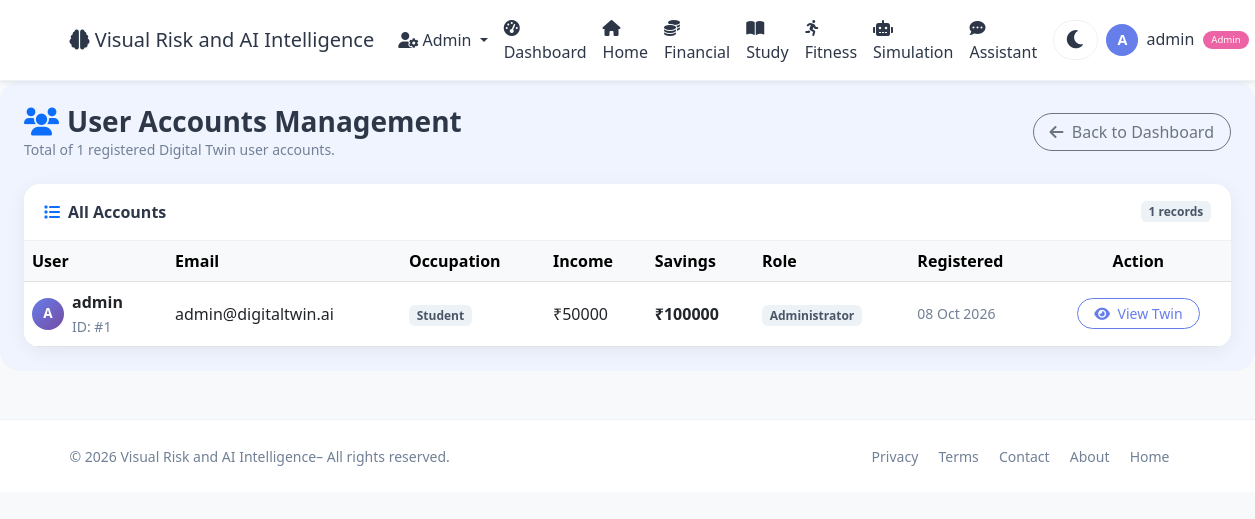
The app's page /admin/users (signed in) with its own data.
### instance/app.py (models this page shows, shortened)
class User(UserMixin, db.Model):
    id = db.Column(db.Integer, primary_key=True)
    username = db.Column(db.String(80), unique=True, nullable=False)
    email = db.Column(db.String(120), unique=True, nullable=False)
    password_hash = db.Column(db.String(200), nullable=False)
    age = db.Column(db.Integer, default=25)
    occupation = db.Column(db.String(100), default='Student')
    monthly_income = db.Column(db.Float, default=50000)
    monthly_expenses = db.Column(db.Float, default=35000)
    savings = db.Column(db.Float, default=100000)
    study_hours_per_week = db.Column(db.Float, default=20)
    fitness_hours_per_week = db.Column(db.Float, default=5)
    sleep_hours_per_day = db.Column(db.Float, default=7)
    created_at = db.Column(db.DateTime, default=datetime.utcnow)
    is_admin = db.Column(db.Boolean, default=False)
    transactions = db.relationship('Transaction', backref='user', lazy=True)
    study_logs = db.relationship('StudyLog', backref='user', lazy=True)
    fitness_logs = db.relationship('FitnessLog', backref='user', lazy=True)
    goals = db.relationship('Goal', backref='user', lazy=True)

### instance/app.py (the view)
@app.route('/admin/users')
@login_required
def admin_users():
    if not current_user.is_admin:
        flash('Admin access required.')
        return redirect(url_for('user_dashboard'))
    users = User.query.all()
    return render_template('admin/users.html', users=users)

### instance/app.py (called while the page is built)
@app.context_processor
def utility_processor():
    return dict(datetime=datetime)

@login_manager.user_loader
def load_user(user_id):
    return User.query.get(int(user_id))

### templates/admin/users.html (shortened to what this page needs)
{% extends "base.html" %}
{% block content %}
<div class="users-wrapper">
    <div class="d-flex justify-content-between align-items-center mb-4">
        <div>
            <h3 class="fw-bold mb-0"><i class="fas fa-users text-primary me-2"></i>User Accounts Management</h3>
            <p class="text-muted small mb-0">Total of {{ users|length }} registered Digital Twin user accounts.</p>
        </div>
        <a href="{{ url_for('admin_dashboard') }}" class="btn btn-outline-secondary rounded-pill px-3">
            <i class="fas fa-arrow-left me-1"></i> Back to Dashboard
        </a>
    </div>
    <div class="card card-custom">
        <div class="card-header-custom d-flex justify-content-between align-items-center">
            <span><i class="fas fa-list text-primary me-2"></i>All Accounts</span>
            <span class="badge bg-light text-dark">{{ users|length }} records</span>
        </div>
        <div class="card-body p-0">
            <div class="table-responsive">
                <table class="table table-hover mb-0 align-middle">
                    <thead class="table-light">
                        <tr>
                            <th>User</th>
                            <th>Email</th>
                            <th>Occupation</th>
                            <th>Income</th>
                            <th>Savings</th>
                            <th>Role</th>
                            <th>Registered</th>
                            <th class="text-center">Action</th>
                        </tr>
                    </thead>
                    <tbody>
                        {% for u in users %}
                        <tr>
                            <td>
                                <div class="d-flex align-items-center">
                                    <div class="user-avatar-pill me-2">{{ u.username[0]|upper }}</div>
                                    <div>
                                        <strong class="d-block">{{ u.username }}</strong>
                                        <small class="text-muted">ID: #{{ u.id }}</small>
                                    </div>
                                </div>
                            </td>
                            <td>{{ u.email }}</td>
                            <td><span class="badge bg-light text-dark">{{ u.occupation }}</span></td>
                            <td>₹{{ u.monthly_income|round(0)|int }}</td>
                            <td class="fw-semibold">₹{{ u.savings|round(0)|int }}</td>
                            <td>
                                {% if u.is_admin %}
                                <span class="badge bg-danger-subtle text-danger">Administrator</span>
                                {% else %}
                                <span class="badge bg-primary-subtle text-primary">User</span>
                                {% endif %}
                            </td>
                            <td class="small text-muted">{{ u.created_at.strftime('%d %b %Y') if u.created_at else '-' }}</td>
                            <td class="text-center">
                                <a href="{{ url_for('admin_user_detail', user_id=u.id) }}" class="btn btn-sm btn-outline-primary rounded-pill px-3">
                                    <i class="fas fa-eye me-1"></i> View Twin
                                </a>
                            </td>
                        </tr>
                        {% endfor %}
                    </tbody>
                </table>
            </div>
        </div>
    </div>
</div>
{% endblock %}

### templates/base.html (shortened to what this page needs)
<!DOCTYPE html>
<html lang="en" data-theme="light">
<head>
    <link href="https://cdn.jsdelivr.net/npm/bootstrap@5.3.0/dist/css/bootstrap.min.css" rel="stylesheet">
    <link rel="stylesheet" href="https://cdnjs.cloudflare.com/ajax/libs/font-awesome/6.0.0/css/all.min.css">
</head>
<body>
    <nav class="navbar navbar-expand-lg navbar-light bg-white shadow-sm">
        <div class="container">
            <a class="navbar-brand" href="{{ url_for('index') }}">
                <i class="fas fa-brain"></i> Visual Risk and AI Intelligence
            </a>
            <div class="collapse navbar-collapse" id="navbarNav">
                <ul class="navbar-nav ms-auto align-items-lg-center">
                    {% if current_user.is_authenticated %}
                        {% if current_user.is_admin %}
                            <li class="nav-item dropdown">
                                <a class="nav-link dropdown-toggle" href="#" id="adminDropdown" role="button" data-bs-toggle="dropdown">
                                    <i class="fas fa-user-cog"></i> Admin
                                </a>
                            </li>
                        {% endif %}
                        <li class="nav-item">
                            <a class="nav-link" href="{{ url_for('user_dashboard') }}">
                                <i class="fas fa-tachometer-alt me-1"></i>Dashboard
                            </a>
                        </li>
                    <li class="nav-item">
                            <a class="nav-link" href="{{ url_for('index') }}">
                                <i class="fas fa-home"></i>Home
                            </a>
                        </li>
                        <li class="nav-item">
                            <a class="nav-link" href="{{ url_for('user_financial') }}">
                                <i class="fas fa-coins me-1"></i>Financial
                            </a>
                        </li>
                        <li class="nav-item">
                            <a class="nav-link" href="{{ url_for('user_study') }}">
                                <i class="fas fa-book-open me-1"></i>Study
                            </a>
                        </li>
                        <li class="nav-item">
                            <a class="nav-link" href="{{ url_for('user_fitness') }}">
                                <i class="fas fa-running me-1"></i>Fitness
                            </a>
                        </li>
                        <li class="nav-item">
                            <a class="nav-link" href="{{ url_for('user_simulation') }}">
                                <i class="fas fa-robot me-1"></i>Simulation
                            </a>
                        </li>
                        <li class="nav-item">
                            <a class="nav-link" href="{{ url_for('user_assistant') }}">
                                <i class="fas fa-comment-dots me-1"></i>Assistant
                            </a>
                        </li>
                        <li class="nav-item">
                            <button class="theme-toggle" id="themeToggle" aria-label="Toggle theme">
                                <i class="fas fa-moon"></i>
                            </button>
                        </li>
                        <li class="nav-item dropdown">
                            <a class="nav-link dropdown-toggle" href="#" id="userDropdown" role="button" data-bs-toggle="dropdown">
                                <span class="user-avatar">{{ current_user.username[0]|upper }}</span>
                                <span class="ms-1">{{ current_user.username }}</span>
                                {% if current_user.is_admin %}
                                    <span class="admin-badge">Admin</span>
                                {% endif %}
                            </a>
                        </li>
                    {% endif %}
                </ul>
            </div>
        </div>
    </nav>
    {% block content %}{% endblock %}
    <footer class="mt-5 py-4 bg-light border-top">
        <div class="container">
            <div class="row align-items-center">
                <div class="col-md-6 text-center text-md-start">
                    <span class="text-muted small">© 2026 Visual Risk and AI Intelligence– All rights reserved.</span>
                </div>
                <div class="col-md-6 text-center text-md-end">
                    <a href="{{ url_for('privacy') }}" class="text-muted text-decoration-none me-3 small">Privacy</a>
                    <a href="{{ url_for('terms') }}" class="text-muted text-decoration-none me-3 small">Terms</a>
                    <a href="{{ url_for('contact') }}" class="text-muted text-decoration-none me-3 small">Contact</a>
                    <a href="{{ url_for('about') }}" class="text-muted text-decoration-none me-3 small">About</a>
                    <a href="{{ url_for('index') }}" class="text-muted text-decoration-none me-3 small">Home</a>
                </div>
            </div>
        </div>
    </footer>
</body>
</html>

### templates/base.html (style rules this page uses)
:root { --bg-body: #f8f9fa; --bg-navbar: #ffffff; --bg-card: #ffffff; --text-primary: #2d3748; --text-muted: #718096; --border-color: #edf2f7; --shadow: 0 4px 20px rgba(0,0,0,0.06); --glass-bg: rgba(255,255,255,0.6); --glass-border: rgba(255,255,255,0.25); --accent: #667eea; --accent-gradient: linear-gradient(135deg, #667eea, #764ba2); --bg-input: #ffffff; --bg-light: #f7fafc; --bg-wrapper: #f0f4ff; --bg-hero: linear-gradient(135deg, #667eea 0%, #764ba2 100%); --dropdown-bg: #ffffff; --dropdown-text: #2d3748; --btn-bg: #667eea; --btn-hover: #5a6fd6; --badge-bg: #edf2f7; --badge-text: #4a5568; --progress-bg: #edf2f7; --progress-fill: linear-gradient(90deg, #667eea, #764ba2); }
body { background: var(--bg-body) !important; color: var(--text-primary) !important; font-family: 'Segoe UI', Tahoma, Geneva, Verdana, sans-serif; transition: background 0.3s, color 0.3s; }
.navbar { background: var(--bg-navbar) !important; border-bottom: 1px solid var(--border-color); }
.navbar-brand, .nav-link { color: var(--text-primary) !important; }
.btn-outline-primary { color: var(--accent) !important; border-color: var(--accent) !important; }
.card, .glass-card, .chart-container, .predict-card, .profile-card, .goals-card, .card-glass, .chart-box, .predict-box, .activity-card { background: var(--bg-card) !important; border-color: var(--border-color) !important; color: var(--text-primary) !important; box-shadow: var(--shadow) !important; }
.bg-light, .bg-white { background: var(--bg-card) !important; }
.text-muted { color: var(--text-muted) !important; }
.table { color: var(--text-primary) !important; }
.dashboard-wrapper, .finance-wrapper, .study-wrapper, .fitness-wrapper, .assistant-wrapper, .sim-wrapper, .users-wrapper, .detail-wrapper, .about-wrapper, .privacy-wrapper, .terms-wrapper, .contact-wrapper { background: var(--bg-wrapper) !important; }
.border-top, .border-bottom { border-color: var(--border-color) !important; }
.badge { background: var(--badge-bg) !important; color: var(--badge-text) !important; }
.theme-toggle { background: transparent; border: none; font-size: 1.3rem; color: var(--text-primary); cursor: pointer; transition: transform 0.3s; padding: 0.2rem 0.7rem; border-radius: 30px; background: var(--bg-input); margin-left: 0.5rem; border: 1px solid var(--border-color); }
.user-avatar { width: 32px; height: 32px; border-radius: 50%; background: var(--accent); color: white; display: inline-flex; align-items: center; justify-content: center; font-weight: 600; font-size: 0.9rem; }
.admin-badge { font-size: 0.6rem; background: #ed64a6; color: white; padding: 0.15rem 0.5rem; border-radius: 30px; margin-left: 0.3rem; vertical-align: middle; }

### templates/admin/users.html (style rules this page uses)
.users-wrapper { background: #f7fafc; border-radius: 20px; padding: 1.5rem; }
.card-custom { border: none; border-radius: 16px; box-shadow: 0 4px 14px rgba(0,0,0,0.05); overflow: hidden; }
.card-header-custom { background: transparent; font-weight: 600; padding: 1rem 1.25rem; border-bottom: 1px solid #edf2f7; }
.user-avatar-pill { width: 32px; height: 32px; border-radius: 50%; background: linear-gradient(135deg, #667eea, #764ba2); color: white; display: inline-grid; place-items: center; font-weight: bold; font-size: 0.85rem; }

### records on screen
User: username "A", username "admin", id "1", email "admin@digitaltwin.ai", occupation "Student", monthly_income "50000", savings "100000", is_admin "Administrator", created_at "08 Oct 2026"

### other values on screen
{{ users|length }} "1"
